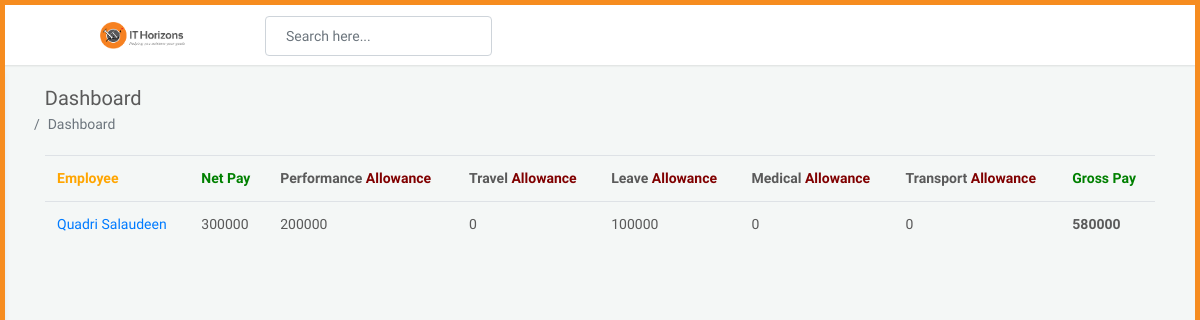
/employee_report/1/, run on an earlier commit of the app's database.
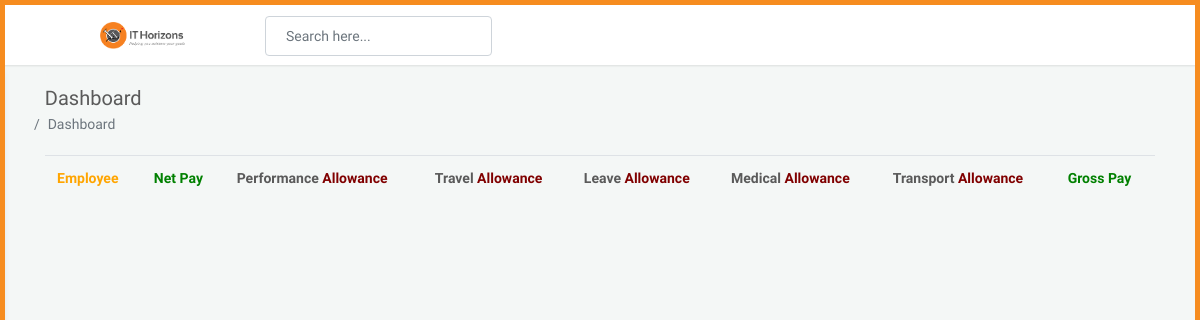
And on a later commit of the database.
### salary/models.py (models this page shows, shortened)
class Salary(models.Model):
    employee = models.ForeignKey(Employee, related_name='salaries', on_delete=models.CASCADE)
    net_pay = models.IntegerField()
    total_working_days = models.IntegerField()
    travel_allowance = models.IntegerField(null=True, blank=True, default=0)
    leave_allowance = models.IntegerField(null=True, blank=True, default=0)
    performance_allowance = models.IntegerField(null=True, blank=True, default=0)
    transport_allowance = models.IntegerField(null=True, blank=True, default=0)
    medical_allowance = models.IntegerField(null=True, blank=True, default=0)
    tax_deduction = models.IntegerField(null=True, blank=True, default=0)
    other_deductions = models.IntegerField(null=True, blank=True, default=0)
    gross_pay = models.IntegerField(null=True, blank=True, default=0)
    date_created = models.DateTimeField(auto_now=False, auto_now_add=True)
    updated = models.DateTimeField(auto_now=True)
    class Meta:
        verbose_name_plural = 'salaries'

### employees/models.py (models this page shows, shortened)
class Employee(models.Model):
    deps = (
    ('Applications', 'Applications'), ('Network & Security','Network & Security'),
    ('Solutions', 'Solutions'),('Human Resource', 'Human Resource'),
     ('Sales', 'Sales'), ('Finance', 'Finance'), ('Infrastructure', 'Infrastructure'),
    ('Projects', 'Projects'), ('Research & Development', 'Research & Development')
    )
    first_name = models.CharField(max_length=100)
    last_name = models.CharField(max_length=100)
    department = models.CharField(max_length=100, choices=deps)
    designation = models.CharField(max_length=100)
    phone_number = models.CharField(max_length=100)
    bank_name = models.CharField(max_length=100, null=True)
    account_number = models.IntegerField(null = True)
    account_type = models.CharField(max_length=100, null=True)

### salary/views.py (the view)
# urls.py: path('employee_report/<int:id>/', employee_salary_report, name="employee_report"),
def employee_salary_report(request, id):
    employee_report = Salary.objects.filter(employee=id)
    return render(request, 'salary/employee_salary_report.html', {'employee_report': employee_report})

### templates/salary/employee_salary_report.html
{% extends 'base.html' %}
{% block content %}
	<div class="table-responsive m-t-20">
         <table class="table table-filter table-hover m-b-0">
        <tbody>
            <th style="color:orange">Employee</th>
            <th style="color:green">Net Pay</th>
            <th>Performance <span style="color:maroon">Allowance</span></th>
            <th>Travel <span style="color:maroon">Allowance</span></th>
            <th>Leave <span style="color:maroon">Allowance</span></th>
            <th>Medical <span style="color:maroon">Allowance</span></th>
            <th>Transport <span style="color:maroon">Allowance</span></th>
            <th style="color: green">Gross Pay</th>
                      {% for s in employee_report %}
            <tr data-status="">
                <td> <a href="{% url 'detail' s.employee.id %}">{{ s.employee.first_name }} {{ s.employee.last_name }} </a></td>
                <td>{{ s.net_pay }} </td>
                <td>{{ s.performance_allowance }} </td>
                <td>{{ s.travel_allowance }} </td>
                <td>{{ s.leave_allowance }} </td>
                <td>{{ s.medical_allowance }} </td>
                <td>{{ s.travel_allowance }} </td>
                <td><b>{{ s.gross_pay }} </b></td>
            </tr>
            {% endfor %}
        </tbody>
    </table>
</div>
{% endblock %}

What changed in the data, as far as the page shows it:
removed Salary: employee.first_name "Quadri", employee.last_name "Salaudeen", net_pay "300000", performance_allowance "200000", travel_allowance "0", leave_allowance "100000", medical_allowance "0", gross_pay "580000"
